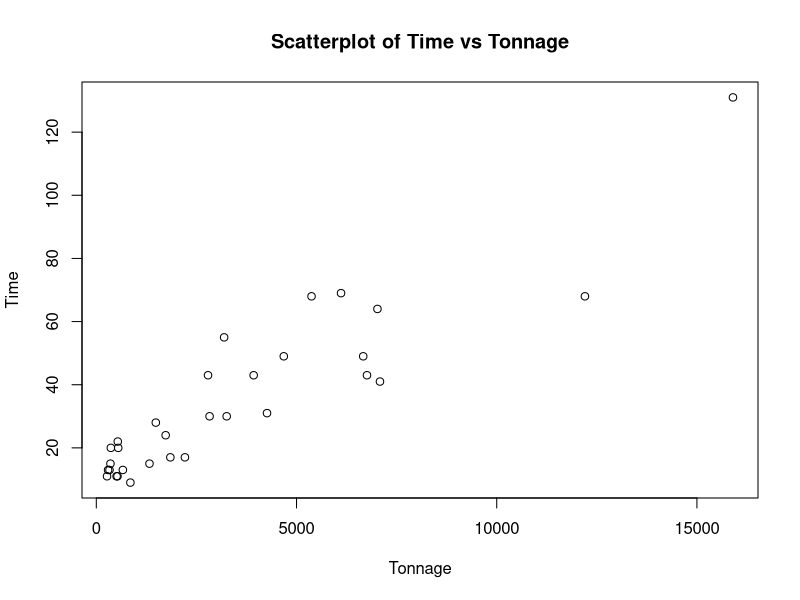
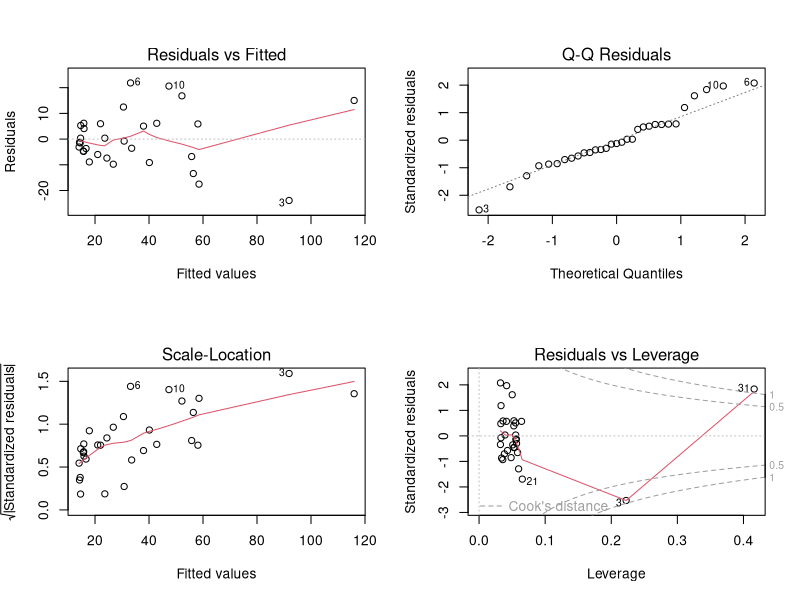

Write the R code that produced these figures, in order.
## ---- chunk 1
knitr::opts_chunk$set(echo = TRUE)
## ---- chunk 2
    pnorm(15,mean = 25, sd = 4,lower.tail=FALSE)
## ---- chunk 3
    pnorm(35,25,4) - pnorm(20,25,4)
## ---- chunk 4
qnorm(0.99,25,4)
## ---- chunk 5
qnorm(c(0.05, 0.95), 25, 4)
## ---- chunk 6
qnorm(0.05, 25, 4)  # 5th percentile
qnorm(0.95, 25, 4)  # 95th percentile
## ---- chunk 7
# Group 1 (No disease)
mean1 <- 195.2745
var1 <- 1303.9231
sd1 <- sqrt(1303.9231)  # Convert variance to SD
n1 <- 51

# Group 2 (Disease)
mean2 <- 216.1906
var2 <- 1850.2488
sd2 <- sqrt(1850.2488)   # Convert variance to SD
n2 <- 320


t_statistic <- (mean1-mean2)/sqrt((var1/n1)+(var2/n2))

print(t_statistic)

df <- ( (var1/n1 + var2/n2)^2 ) / ( (var1/n1)^2/(n1-1) + (var2/n2)^2/(n2-1) )

print(df)

p_value <- 2 * (1 - pt(abs(t_statistic), df)) # x2 because two sided

print(p_value)


## ---- chunk 8
# Given data
mean1 <- 195.2745
var1 <- 1303.9231
n1 <- 51

mean2 <- 216.1906
var2 <- 1850.2488
n2 <- 320

# Compute standard error
SE <- sqrt((var1/n1) + (var2/n2))

df <- ( (var1/n1 + var2/n2)^2 ) / ( (var1/n1)^2/(n1-1) + (var2/n2)^2/(n2-1) )

t_critical <- qt(0.995, df)

margin_of_error = t_critical * SE

CI_lower <- (mean1 - mean2) - margin_of_error
CI_upper <- (mean1 - mean2) + margin_of_error

cat("99% CI: (", CI_lower, ",", CI_upper, ")\n")




## ---- chunk 9
glakes <- read.table("glakes.txt", header = TRUE)
model_m1 <- lm(Time ~ Tonnage, data = glakes)

plot(Time ~ Tonnage, data = glakes, xlab = "Tonnage", ylab = "Time", main = "Scatterplot of Time vs Tonnage")

## ---- chunk 10
summary(model_m1)

par(mfrow = c(2, 2))  # Arrange plots in a 2x2 grid
plot(model_m1)
par(mfrow = c(1, 1))  # Reset plot layout
